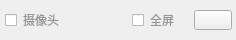
<?xml version="1.0" encoding="UTF-8"?>
<ui version="4.0">
 <class>CameraItem</class>
 <widget class="QWidget" name="CameraItem">
  <property name="geometry">
   <rect>
    <x>0</x>
    <y>0</y>
    <width>236</width>
    <height>40</height>
   </rect>
  </property>
  <property name="sizePolicy">
   <sizepolicy hsizetype="Expanding" vsizetype="Expanding">
    <horstretch>0</horstretch>
    <verstretch>0</verstretch>
   </sizepolicy>
  </property>
  <property name="windowTitle">
   <string>CameraItem</string>
  </property>
  <property name="styleSheet">
   <string notr="true"/>
  </property>
  <layout class="QHBoxLayout" name="horizontalLayout">
   <property name="spacing">
    <number>2</number>
   </property>
   <property name="leftMargin">
    <number>5</number>
   </property>
   <property name="topMargin">
    <number>0</number>
   </property>
   <property name="rightMargin">
    <number>4</number>
   </property>
   <property name="bottomMargin">
    <number>0</number>
   </property>
   <item>
    <widget class="QCheckBox" name="checkBox_camera">
     <property name="enabled">
      <bool>true</bool>
     </property>
     <property name="sizePolicy">
      <sizepolicy hsizetype="Expanding" vsizetype="Expanding">
       <horstretch>0</horstretch>
       <verstretch>0</verstretch>
      </sizepolicy>
     </property>
     <property name="focusPolicy">
      <enum>Qt::NoFocus</enum>
     </property>
     <property name="styleSheet">
      <string notr="true">QCheckBox {font: 12px bold; color:rgb(150,150,150);}
QCheckBox:disabled {font: 12px bold; color: rgb(142, 142, 142);}
QCheckBox::indicator {width: 12px; height: 12px;}
QCheckBox::indicator:checked {border-image:url(:/desktopSharing/img/desktopSharing/checked.png);}
QCheckBox::indicator:unchecked {border-image:url(:/desktopSharing/img/desktopSharing/unckeck.png);}
QCheckBox::indicator:checked:disabled {border-image:url(:/desktopSharing/img/desktopSharing/unckeck.png);}
QCheckBox::indicator:unchecked:disabled {border-image:url(:/desktopSharing/img/desktopSharing/unckeck.png);}
</string>
     </property>
     <property name="text">
      <string>摄像头</string>
     </property>
     <property name="checkable">
      <bool>true</bool>
     </property>
    </widget>
   </item>
   <item>
    <widget class="QCheckBox" name="checkBox_fullScreen">
     <property name="sizePolicy">
      <sizepolicy hsizetype="Minimum" vsizetype="Expanding">
       <horstretch>0</horstretch>
       <verstretch>0</verstretch>
      </sizepolicy>
     </property>
     <property name="minimumSize">
      <size>
       <width>60</width>
       <height>0</height>
      </size>
     </property>
     <property name="maximumSize">
      <size>
       <width>60</width>
       <height>16777215</height>
      </size>
     </property>
     <property name="focusPolicy">
      <enum>Qt::NoFocus</enum>
     </property>
     <property name="styleSheet">
      <string notr="true">QCheckBox {font: 12px bold; color:rgb(150,150,150);}
QCheckBox:disabled {font: 12px bold; color: rgb(142, 142, 142);}
QCheckBox::indicator {width: 12px; height: 12px;}
QCheckBox::indicator:checked {border-image:url(:/desktopSharing/img/desktopSharing/checked.png);}
QCheckBox::indicator:unchecked {border-image:url(:/desktopSharing/img/desktopSharing/unckeck.png);}
QCheckBox::indicator:checked:disabled {border-image:url(:/desktopSharing/img/desktopSharing/unckeck.png);}
QCheckBox::indicator:unchecked:disabled {border-image:url(:/desktopSharing/img/desktopSharing/unckeck.png);}</string>
     </property>
     <property name="text">
      <string>全屏</string>
     </property>
    </widget>
   </item>
   <item>
    <widget class="QPushButton" name="pushButton_hideRender">
     <property name="minimumSize">
      <size>
       <width>38</width>
       <height>20</height>
      </size>
     </property>
     <property name="maximumSize">
      <size>
       <width>38</width>
       <height>20</height>
      </size>
     </property>
     <property name="styleSheet">
      <string notr="true">border-image: url(:/button/images/guanbi.png);</string>
     </property>
     <property name="text">
      <string/>
     </property>
    </widget>
   </item>
  </layout>
 </widget>
 <resources>
  <include location="../../../VhallLive/project/VhallLive.qrc"/>
  <include location="../../Project/MainUI.qrc"/>
 </resources>
 <connections/>
</ui>
